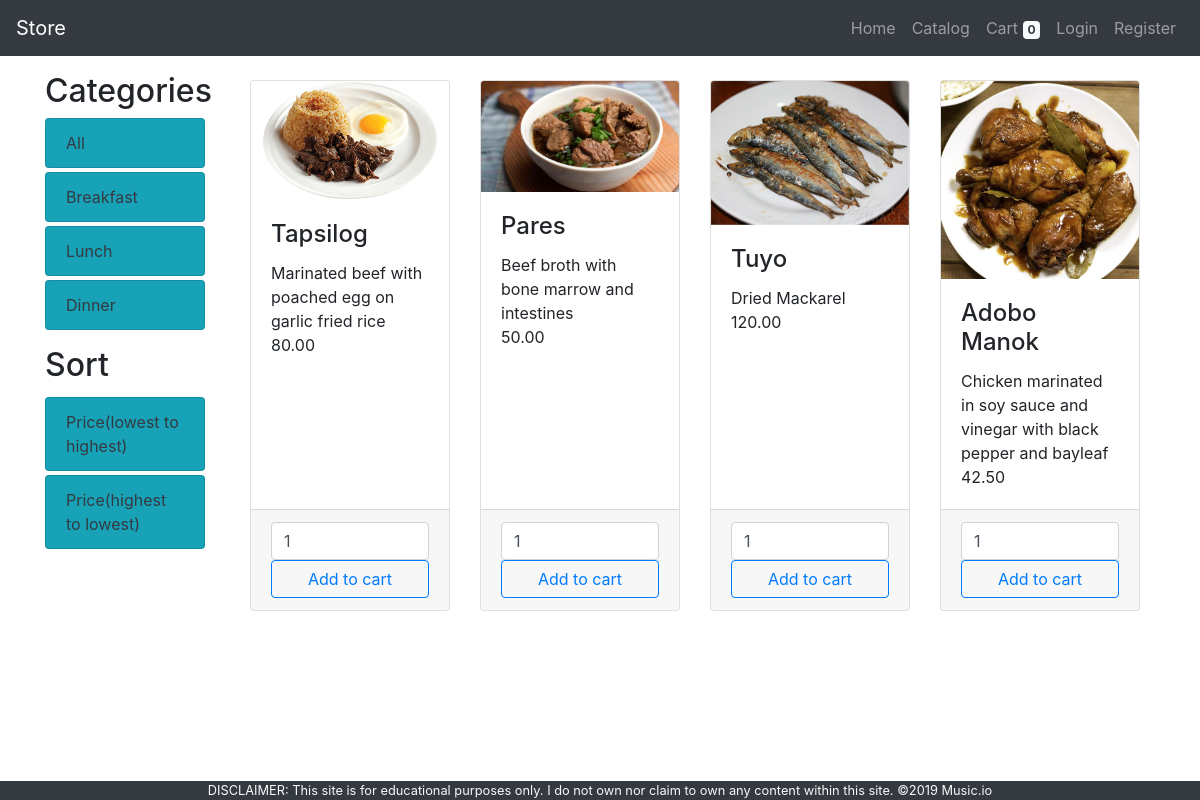
Screenshot of /app/views/catalog.php with the database file from the repository.
### tables this page shows
CREATE TABLE `categories` (
  `id` int(11) NOT NULL,
  `name` varchar(255) NOT NULL
);

CREATE TABLE `items` (
  `id` int(11) NOT NULL,
  `name` varchar(255) NOT NULL,
  `description` varchar(255) NOT NULL,
  `price` decimal(18,2) NOT NULL,
  `image_path` varchar(255) DEFAULT NULL,
  `category_id` int(11) NOT NULL
);

### app/views/catalog.php (the view, shortened to what this page needs)
<?php  require_once '../partials/template.php';  ?>
<?php  function get_page_content() {
if(!isset($_SESSION['user']) || isset($_SESSION['user']) && $_SESSION['user']['roles_id']==2){
	global $conn;
?>
	<div class="container">
		<div class="row">
			<div class="col-sm-2 mt-3">
				<h2> Categories </h2>
				<ul class="list-group">
					<a href="catalog.php" class="text-dark">
						<li class="list-group-item bg-info">All</li>
					</a>
					<?php
					$sql1 = "SELECT * FROM categories";
					$categories = mysqli_query($conn, $sql1);
					foreach ($categories as $category) { ?>
						<a class = "text-dark"href="catalog.php?category_id=<?php echo $category['id'] ; ?>">
							<li class="list-group-item bg-info mt-1">
								<?php echo $category ['name'];  ?>
							</li>
						</a>
						<?php } ?>
				</ul>
			<h2 class="mt-3">Sort</h2>
			<ul class="list-group">
				<a class = "text-dark" href="../controllers/sort.php?sort=asc">
					<li class="list-group-item bg-info mt-1">
						Price(lowest to highest)
					</li>
				</a>
				<a class = "text-dark" href="../controllers/sort.php?sort=desc">
					<li class="list-group-item bg-info mt-1" >
						Price(highest to lowest)
					</li>
				</a>
			</ul>
			</div>
			<div class="col-sm-10 mt-4">
				<div class="container">
					<?php
					$sql2 = "SELECT * FROM items";
					$items = mysqli_query($conn, $sql2);
					echo "<div class='row'>";
					foreach ($items as $item) { ?>
						<div class="col-sm-3">
							<div class="card h-100">
								<img class = "card-img-top" src="<?php echo $item['image_path']; ?>">
								<div class="card-body">
									<h4 class="card-title">
										<?php echo $item['name']; ?>
									</h4>
									<p class="card-text">
										<?php echo $item ['description'];  ?>
										<br>
										<?php echo $item ['price']; ?>
									</p>
								</div>
								<div class="card-footer">
									<input type="number" class="form-control" value="1">
									<button type="submit" class="btn btn-block btn-outline-primary add-to-cart" data-id="<?php echo $item['id']; ?>"> Add to cart </button>
								</div>
							</div>
						</div>
						<?php } echo "</div>"; ?>
				</div>
			</div>
		</div>
	</div>
<?php  }else{
	header('location: ./error.php');
	} ?>
<?php }; ?>

### rows the page displays
categories: name "Breakfast"
categories: name "Lunch"
categories: name "Dinner"
items: image_path (picture), name "Tapsilog", description "Marinated beef with poached egg on garlic fried rice", price "80.00"
items: image_path (picture), name "Pares", description "Beef broth with bone marrow and intestines", price "50.00"
items: image_path (picture), name "Tuyo", description "Dried Mackarel", price "120.00"
items: image_path (picture), name "Adobo Manok", description "Chicken marinated in soy sauce and vinegar with black pepper and bayleaf", price "42.50"
